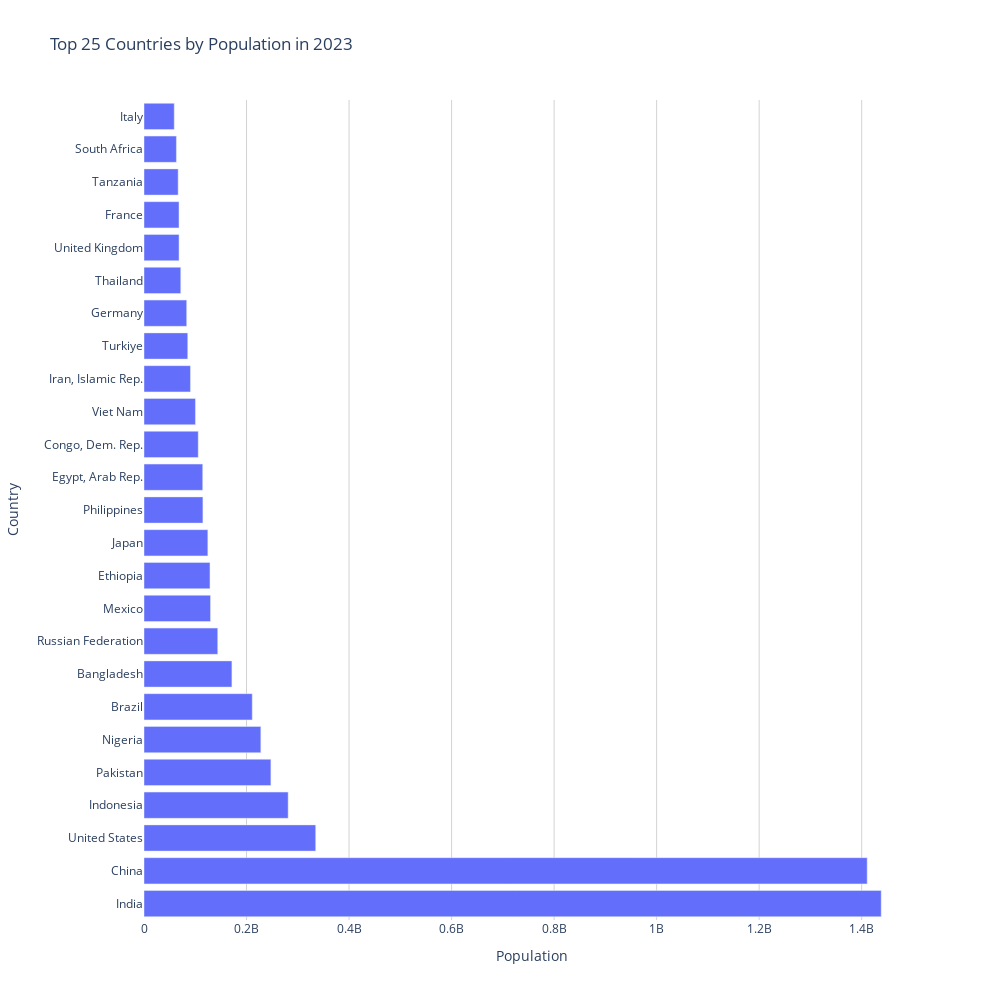

Notebook code for this chart:
### Code cell
top_countries_by_population(25)

### Figure 1 — Plotly figure (JSON) as saved in the notebook; plotly's stock layout.template omitted (floating-point values rounded to 4 significant figures)
{"data": [{"customdata": [["IND", 1438069596], ["CHN", 1410710000], ["USA", 334914895], ["IDN", 281190067], ["PAK", 247504495], ["NGA", 227882945], ["BRA", 211140729], ["BGD", 171466990], ["RUS", 143826130], ["MEX", 129739759], ["ETH", 128691692], ["JPN", 124516650], ["PHL", 114891199], ["EGY", 114535772], ["COD", 105789731], ["VNM", 100352192], ["IRN", 90608707], ["TUR", 85325965], ["DEU", 83280000], ["THA", 71702435], ["GBR", 68350000], ["FRA", 68287487], ["TZA", 66617606], ["ZAF", 63212384], ["ITA", 58993475]], "hovertemplate": "<b>Country</b>: %{y}<br><b>Country Code</b>: %{customdata[0]}<br><b>Population</b>: %{customdata[1]:,}<br>", "legendgroup": "", "marker": {"color": "#636efa", "pattern": {"shape": ""}}, "name": "", "orientation": "h", "showlegend": false, "textposition": "auto", "type": "bar", "x": [1438069596, 1410710000, 334914895, 281190067, 247504495, 227882945, 211140729, 171466990, 143826130, 129739759, 128691692, 124516650, 114891199, 114535772, 105789731, 100352192, 90608707, 85325965, 83280000, 71702435, 68350000, 68287487, 66617606, 63212384, 58993475], "xaxis": "x", "y": ["India", "China", "United States", "Indonesia", "Pakistan", "Nigeria", "Brazil", "Bangladesh", "Russian Federation", "Mexico", "Ethiopia", "Japan", "Philippines", "Egypt, Arab Rep.", "Congo, Dem. Rep.", "Viet Nam", "Iran, Islamic Rep.", "Turkiye", "Germany", "Thailand", "United Kingdom", "France", "Tanzania", "South Africa", "Italy"], "yaxis": "y"}], "layout": {"barmode": "relative", "height": 1000, "legend": {"tracegroupgap": 0}, "plot_bgcolor": "white", "title": {"text": "Top 25 Countries by Population in 2023"}, "width": 1000, "xaxis": {"anchor": "y", "domain": [0, 1], "gridcolor": "lightgray", "gridwidth": 1, "showgrid": true, "title": {"text": "Population"}}, "yaxis": {"anchor": "x", "domain": [0, 1], "showgrid": false, "tickangle": 0, "title": {"text": "Country"}}}}
